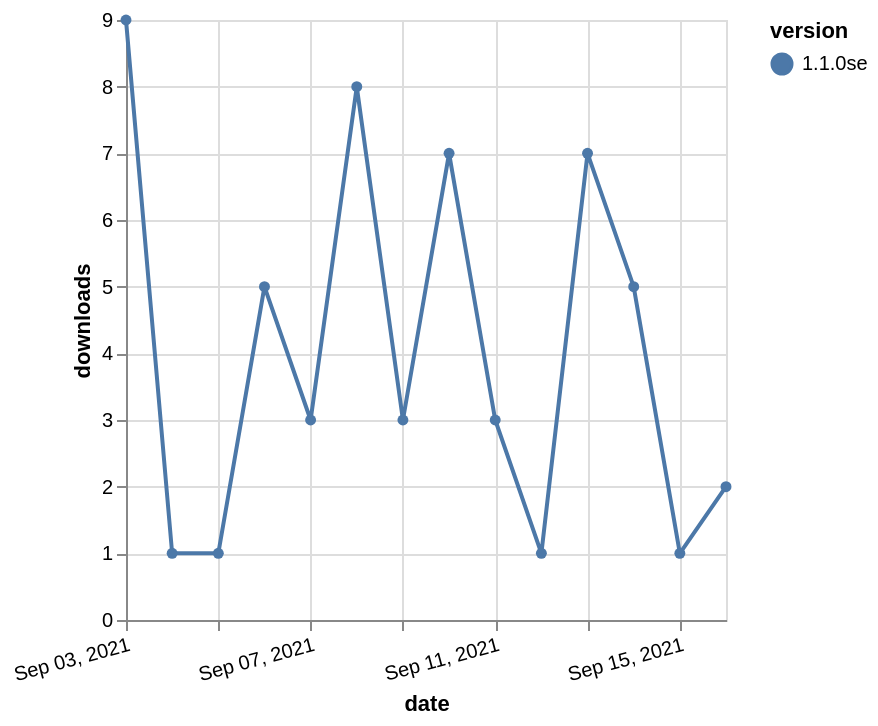

Here is the Vega-Lite specification saved for this chart:
### Vega-Lite specification from a JSON file in a GitHub repository (floating-point values rounded to 4 significant figures)
{"$schema": "https://vega.github.io/schema/vega-lite/v5.json", "description": "A simple bar chart with embedded data.", "data": {"values": [{"date": "2021-09-03", "total": 857, "delta": 9, "version": "1.1.0se"}, {"date": "2021-09-04", "total": 858, "delta": 1, "version": "1.1.0se"}, {"date": "2021-09-05", "total": 859, "delta": 1, "version": "1.1.0se"}, {"date": "2021-09-06", "total": 864, "delta": 5, "version": "1.1.0se"}, {"date": "2021-09-07", "total": 867, "delta": 3, "version": "1.1.0se"}, {"date": "2021-09-08", "total": 875, "delta": 8, "version": "1.1.0se"}, {"date": "2021-09-09", "total": 878, "delta": 3, "version": "1.1.0se"}, {"date": "2021-09-10", "total": 885, "delta": 7, "version": "1.1.0se"}, {"date": "2021-09-11", "total": 888, "delta": 3, "version": "1.1.0se"}, {"date": "2021-09-12", "total": 889, "delta": 1, "version": "1.1.0se"}, {"date": "2021-09-13", "total": 896, "delta": 7, "version": "1.1.0se"}, {"date": "2021-09-14", "total": 901, "delta": 5, "version": "1.1.0se"}, {"date": "2021-09-15", "total": 902, "delta": 1, "version": "1.1.0se"}, {"date": "2021-09-16", "total": 904, "delta": 2, "version": "1.1.0se"}]}, "width": "container", "mark": {"type": "line", "point": {"filled": true}}, "encoding": {"x": {"field": "date", "type": "temporal", "timeUnit": "yearmonthdate", "title": "date", "axis": {"labelAngle": -15}}, "y": {"field": "delta", "type": "quantitative", "title": "downloads"}, "color": {"field": "version", "type": "nominal"}, "tooltip": {"field": "delta"}}}
